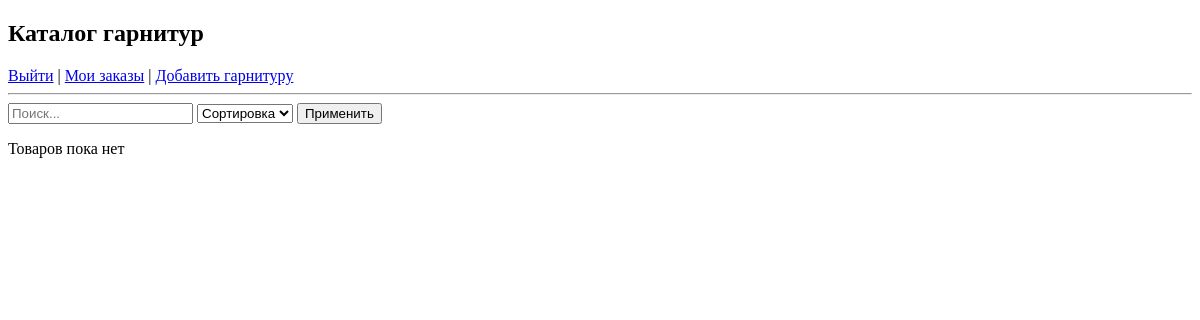
The page /shop/headsets/ (signed in) on the database as committed earlier.
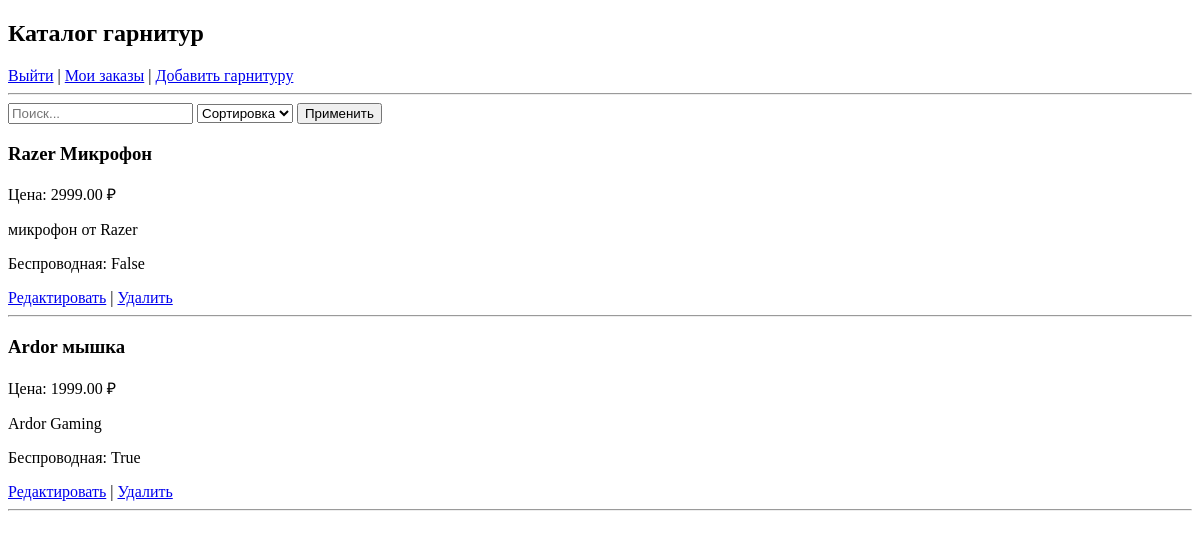
The same page on the database as committed later.
### shop/models.py (models this page shows, shortened)
class Headset(models.Model):
    name = models.CharField(max_length=150)
    brand = models.CharField(max_length=100)
    price = models.DecimalField(max_digits=10, decimal_places=2)
    stock = models.PositiveIntegerField(default=0)
    description = models.TextField()
    is_wireless = models.BooleanField(default=False)

### shop/views.py (the view)
# urls.py: path('headsets/', views.headset_list, name='headset_list'),
@login_required
def headset_list(request):
    headsets = Headset.objects.all()
    if is_manager(request.user) or request.user.is_superuser:
        search = request.GET.get('search')
        sort = request.GET.get('sort')
        if search:
            headsets = headsets.filter(name__icontains=search)
        if sort == 'price':
            headsets = headsets.order_by('price')
    return render(request, 'headset_list.html', {'headsets': headsets})

### shop/views.py (called while the page is built)
def is_manager(user):
    return user.groups.filter(name='Manager').exists()

### shop/templates/headset_list.html (shortened to what this page needs)
<!DOCTYPE html>
<html>
<head>
</head>
<body>
<h2>Каталог гарнитур</h2>
<a href="{% url 'logout' %}">Выйти</a> |
<a href="{% url 'order_list' %}">Мои заказы</a>
{% if user.is_superuser %}
 | <a href="{% url 'headset_create' %}">Добавить гарнитуру</a>
{% endif %}
<hr>
<form method="get">
    <input type="text" name="search" placeholder="Поиск...">
    <select name="sort">
        <option value="">Сортировка</option>
    </select>
    <button type="submit">Применить</button>
</form>
{% for headset in headsets %}
    <div>
        <h3>{{ headset.brand }} {{ headset.name }}</h3>
        <p>Цена: {{ headset.price }} ₽</p>
        <p>{{ headset.description }}</p>
        <p>Беспроводная: {{ headset.is_wireless }}</p>
        {% if user.is_superuser %}
            <a href="{% url 'headset_update' headset.id %}">Редактировать</a> |
            <a href="{% url 'headset_delete' headset.id %}">Удалить</a>
        {% endif %}
        <hr>
    </div>
{% empty %}
    <p>Товаров пока нет</p>
{% endfor %}
</body>
</html>

Rows that differ between the two databases and show on the page:
added Headset: brand "Razer", name "Микрофон", price "2999.00", description "микрофон от Razer", is_wireless "False"
added Headset: brand "Ardor", name "мышка", price "1999.00", description "Ardor Gaming", is_wireless "True"
Other text that changed with them:
text no longer shown: "Товаров пока нет"
